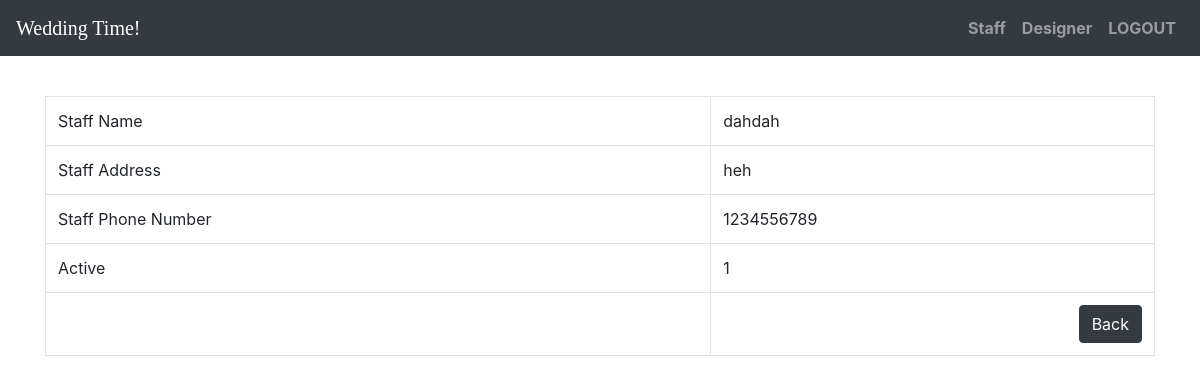
Screenshot of /staff/read/1010.html with the database file from the repository.
### tables this page shows
CREATE TABLE `staff` (
  `staffId` int(128) NOT NULL,
  `staffPass` varchar(256) NOT NULL,
  `staffName` varchar(200) NOT NULL,
  `staffAdd` varchar(200) NOT NULL,
  `staffPhone` int(12) NOT NULL,
  `isActive` int(1) DEFAULT NULL,
  `roleId` int(1) NOT NULL
);

### application/controllers/Staff.php (called while the page is built, shortened)
<?php
class Staff extends CI_Controller
{
    function __construct()
    {
        $this->load->model('Staff_model');
        $this->load->library('form_validation');
    }
    public function read($id)
    {
        $row = $this->Staff_model->get_by_id($id);
        if ($row) {
            $data = array(
                'staffId' => $row->staffId,
                'staffPass' => $row->staffPass,
                'staffName' => $row->staffName,
                'staffAdd' => $row->staffAdd,
                'staffPhone' => $row->staffPhone,
                'isActive' => $row->isActive,
                'roleId' => $row->roleId,
            );
            $this->load->view('staff/staff_read', $data);
        } else {
            $this->session->set_flashdata('message', 'Record Not Found');
            redirect(site_url('staff'));
        }
    }
}

### index.php (called while the page is built, shortened)
<?php
require_once BASEPATH.'core/CodeIgniter.php';

### application/models/Staff_model.php (called while the page is built, shortened)
<?php
class Staff_model extends CI_Model
{
    public $table = 'staff';
    public $id = 'staffId';
    function get_by_id($id)
    {
        $this->db->where($this->id, $id);
        return $this->db->get($this->table)->row();
    }
}

### application/views/staff/staff_read.php (the view, shortened to what this page needs)
<!DOCTYPE html>
<html lang="en">
<head>
    <link rel="stylesheet" href="https://stackpath.bootstrapcdn.com/bootstrap/4.3.1/css/bootstrap.min.css">
    <link rel="stylesheet" href="path/to/font-awesome/css/font-awesome.min.css">
    <link rel="stylesheet" href="https://use.fontawesome.com/releases/v5.8.1/css/all.css">
</head>
<body>
    <nav class="navbar navbar-expand-lg navbar-dark bg-dark fixed-top">
        <a class="navbar-brand" href="<?= base_url('admindash'); ?>"><span style="color:white;font-family: cursive;">Wedding Time!</span></a>
        <div class="collapse navbar-collapse" id="navbarResponsive">
            <ul class="navbar-nav ml-auto">
                <li class="nav-item">
                    <a class="nav-link" href="<?= base_url('staff'); ?>">Staff</a>
                </li>
                <li class="nav-item">
                    <a class="nav-link" href="<?= base_url('designer'); ?>">Designer</a>
                </li>
                <li class="nav-item">
                    <a class="nav-link" href="<?= base_url('login/logout'); ?>">LOGOUT</a>
                </li>
            </ul>
        </div>
    </nav>
    <br><br><br><br>
    <div class="container">
        <table class="table table-bordered" style="margin-bottom: 10px">
            <tr>
                <td>Staff Name</td>
                <td><?php echo $staffName; ?></td>
            </tr>
            <tr>
                <td>Staff Address</td>
                <td><?php echo $staffAdd; ?></td>
            </tr>
            <tr>
                <td>Staff Phone Number</td>
                <td><?php echo $staffPhone; ?></td>
            </tr>
            <tr>
                <td>Active</td>
                <td><?php echo $isActive; ?></td>
            </tr>
            <tr>
                <td></td>
                <td style=" text-align:right"><a href="<?php echo site_url('staff') ?>" class="btn btn-dark">Back</a></td>
            </tr>
        </table>
    </div>
</body>
</html>

### application/views/staff/staff_read.php (style rules this page uses)
body { background-repeat: no-repeat; background-attachment: fixed; background-position: center; }
ul li { list-style: none; }
ul li a { color: black; font-weight: bold; }

### rows the page displays
staff: staffName "dahdah", staffAdd "heh", staffPhone "1234556789", isActive "1"
